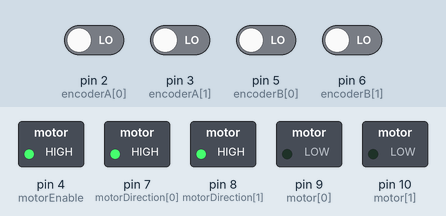
Simulated run of this sketch. Board: Arduino Uno, built with avr-gcc and run on an emulated ATmega328P. Parts: switched loads named in the sketch (green lamp = pin HIGH). The inputs (shaded band) are chosen by the test bench; at power-on: pin 2 (encoderA[0]), pin 3 (encoderA[1]), pin 5 (encoderB[0]), pin 6 (encoderB[1]) LOW.

Above: at 1.2 s.
1.3 s: pin 2 (encoderA[0]) driven HIGH
At 2.2 s:
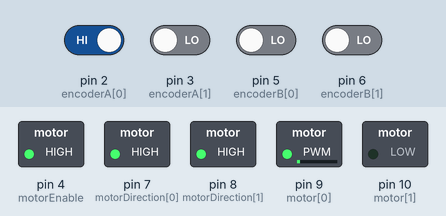
4.3 s: pin 5 (encoderB[0]) driven HIGH
7.3 s: pin 3 (encoderA[1]) driven HIGH
At 7.73 s:
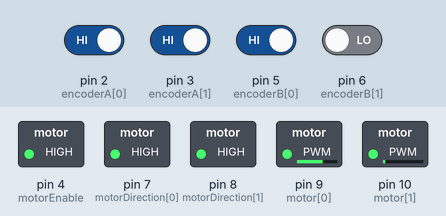
10.3 s: pin 6 (encoderB[1]) driven HIGH
16.3 s: pin 2 (encoderA[0]) driven LOW and pin 5 (encoderB[0]) driven LOW
At 17.3 s:
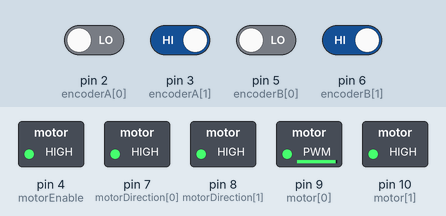
Timing chart, 0 to 18.8 s (numbered marks = the images above; inputs shaded):
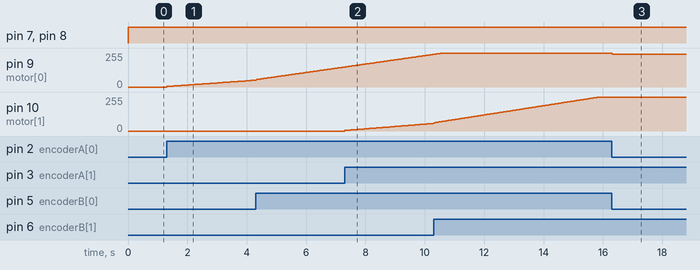

Measured:
- after the input at 1.3 s, pin 9 (motor[0]): moves from 0/255 to 51/255 over 3.0 s, starting at once
- after the input at 7.3 s, pin 10 (motor[1]): moves from 0/255 to 57/255 over 3.0 s, starting at once
- after the input at 16.3 s, pin 9 (motor[0]): 255/255 → 246/255 at once

The sketch:

mp_arduino.ino
```cpp
#ifndef MACRO_DEFAULTS
#define MACRO_DEFAULTS
#define LEFT 0
#define RIGHT 1
#define WHEEL_RADIUS 0.0762 // NOTE: we need the wheel radius to calculate linear vel
#define WIDTH_OF_WHEELBASE 0.3683 // NOTE: we need wheelbase width to calculate angle
#endif


#include <Wire.h>
#include "encoder.hpp"
#include "position.hpp"
#include "pid_movement.hpp"

enum motorState_t: uint8_t {
  NorthEast = 0,
  NorthWest = 1,
  SouthWest = 3,
  SouthEast = 2
};

const uint8_t i2cAddress = 8;
motorState_t motorState = NorthEast;
volatile uint8_t offset;
volatile uint8_t msgLength = 0;
volatile uint8_t instruction[32] = {0};

void setup() {
  Serial.begin(9600);

  // ---------- ENCODER ----------
  encoderSetup();

  // ---------- MOTOR ----------
  pinMode(motorEnable, OUTPUT);
  pinMode(motorDirection[LEFT], OUTPUT);
  pinMode(motorDirection[RIGHT], OUTPUT);
  pinMode(motor[LEFT], OUTPUT);
  pinMode(motor[RIGHT], OUTPUT);

  digitalWrite(motorEnable, HIGH);
  digitalWrite(motorDirection[LEFT], HIGH);
  digitalWrite(motorDirection[RIGHT], HIGH);

  // ---------- I2C ----------
  Wire.begin(i2cAddress);
  Wire.onReceive(receive);
}

void loop() {
  if (msgLength > 0) {
    motorState = instruction[0];
    msgLength = 0;
    Serial.print("We are in the ");
    switch (motorState) {
      case NorthEast: Serial.print("NE (0)"); break;
      case NorthWest: Serial.print("NW (1)"); break;
      case SouthWest: Serial.print("SW (3)"); break;
      case SouthEast: Serial.print("SE (2)"); break;
    }
    Serial.print(" quadrant :)\r\n");
  }

  switch (motorState) {
    case NorthEast:
      desiredPos[LEFT] = 0;
      desiredPos[RIGHT] = 0;
      break;
    case NorthWest:
      desiredPos[LEFT] = 0;
      desiredPos[RIGHT] = PI;
      break;
    case SouthWest:
      desiredPos[LEFT] = PI;
      desiredPos[RIGHT] = PI;
      break;
    case SouthEast:
      desiredPos[LEFT] = PI;
      desiredPos[RIGHT] = 0;
      break;
    default:
      // YOU MESSED UP
      desiredPos[LEFT] = PI*1000;
      desiredPos[RIGHT] = PI*1000;
      break;
  }

  currTime = (float)millis()/1000;
  PIDposControl(LEFT);
  PIDposControl(RIGHT);
  prevTime = currTime;
  delay(5);
}

void receive() {
  // Set the offset, this will always be the first byte.
  offset = Wire.read();

  // If there is information after the offset, it is telling us more about the command.
  while (Wire.available()) {
    instruction[msgLength] = Wire.read();
    msgLength++;
    //reply = (instruction[0]) + 100; //the reply that is sent to the Pi is the length of the original message
  }
}
```

encoder.hpp
```cpp
// (licence header left out)
#ifndef ENCODER_HPP
#define ENCODER_HPP

#include <Arduino.h>

#ifndef MACRO_DEFAULTS
#define MACRO_DEFAULTS
#define LEFT 0
#define RIGHT 1
#define WHEEL_RADIUS 0.0762 // NOTE: we need the wheel radius to calculate linear vel
#define WIDTH_OF_WHEELBASE 0.3683 // NOTE: we need wheelbase width to calculate angle
#endif

void encoderSetup();
void updateEncoder();
long readEncoder(bool);
float countsToRadians(long);
float countsToDistance(long);
void updateLeftEncoder();
void updateRightEncoder();

const uint8_t encoderA[2] = {2,3};
const uint8_t encoderB[2] = {5,6};

// NOTE: DO NOT read encoderPosition directly!
// Use readEncoder() instead
volatile uint8_t encoderState[2] = {0,0};
volatile long encoderPosition[2] = {0,0};

void encoderSetup() {
	pinMode(encoderA[LEFT], INPUT);
	pinMode(encoderB[LEFT], INPUT);
	pinMode(encoderA[RIGHT], INPUT);
	pinMode(encoderB[RIGHT], INPUT);

	if (digitalRead(encoderA[LEFT])) { encoderState[LEFT] |= 4; }
	if (digitalRead(encoderB[LEFT])) { encoderState[LEFT] |= 8; }
	if (digitalRead(encoderA[RIGHT])) { encoderState[RIGHT] |= 4; }
	if (digitalRead(encoderB[RIGHT])) { encoderState[RIGHT] |= 8; }

	attachInterrupt(digitalPinToInterrupt(encoderA[LEFT]), updateLeftEncoder, CHANGE);
	attachInterrupt(digitalPinToInterrupt(encoderA[RIGHT]), updateRightEncoder, CHANGE);
}

void updateEncoder(bool leftOrRight) {
	// Current B | Current A | Old B | Old A
	// mask out unneeded bits
	uint8_t state = encoderState[leftOrRight] & 0b00001100;
	// shift by 2 to account for old states
	state >>= 2;
	// bit2 and bit3 become new encoder positions
	if (digitalRead(encoderA[leftOrRight])) { state |= 0b00000100; }
	if (digitalRead(encoderB[leftOrRight])) { state |= 0b00001000; }

	// switch states modified from Encoder.h, see above
	switch (state) {
		case 1:  case 7:
		case 8:  case 14:
			encoderPosition[leftOrRight]++;
			break;
		case 2:  case 4:
		case 11: case 13:
			encoderPosition[leftOrRight]--;
			break;
		case 3:  case 12:
			encoderPosition[leftOrRight] += 2;
			break;
		case 6:  case 9:
			encoderPosition[leftOrRight] -= 2;
			break;
		default:
			break;
	}
	encoderState[leftOrRight] = state;
}

long readEncoder(bool leftOrRight) {
	// disable interrupts to preserve read precision
	noInterrupts();
	// adjustment on read
	updateEncoder(leftOrRight);
	interrupts();
	return encoderPosition[leftOrRight];
}

float countsToRadians(long counts) {
	return TWO_PI*(float)counts/3200;
}

float countsToDistance(long counts) {
	return WHEEL_RADIUS*countsToRadians(counts);
}

// not possible to put parameters in interrupts,
// this is an easy workaround
void updateLeftEncoder() { updateEncoder(LEFT); }
void updateRightEncoder() { updateEncoder(RIGHT); }

#endif
```

pid_movement.hpp
```cpp
#ifndef PID_MOVEMENT_HPP
#define PID_MOVEMENT_HPP

#include <Arduino.h>
#include "encoder.hpp" // able to read from encoders directly
// but only if you use the second overload and not the first

#ifndef MACRO_DEFAULTS
#define MACRO_DEFAULTS
#define LEFT 0
#define RIGHT 1
#define WHEEL_RADIUS 0.0762 // NOTE: we need the wheel radius to calculate linear vel
#define WIDTH_OF_WHEELBASE 0.3683 // NOTE: we need wheelbase width to calculate angle
#endif

float rad2AngVel(float, float, float, float);
float rad2LinVel(float, float, float, float);
void PIDposControl(bool);

const uint8_t motorDirection[2] = {7,8};
const uint8_t motor[2] = {9,10};
const uint8_t motorEnable = 4;

// Initialize time tracking variables
unsigned long desiredTs = 5;

// Initialize previous and current time for velocity calculation
float prevTime = 0;
float currTime = 0;

// Initialize Feedback parameters
float KpSpeed[2] = {2.8, 2.9};
float KpPos[2] = {25.020, 25.590};
float KiPos[2] = {107.002, 115.247};
float posError[2] = {0,0};
float speedError[2] = {0,0};
float voltage[2] = {0,0};
float desiredSpeed[2] = {0,0};
float actualSpeed[2] = {0,0};
float desiredPos[2] = {0,0};
float actualPos[2] = {0,0};
float prevPos[2] = {0, 0};
float integralError[2] = {0,0};

// Initialize PWM Variables
float batteryVoltage = 8.46;
unsigned int PWM = 0;

float rad2AngVel(float rads1, float time1, float rads2, float time2){
  return (rads2 - rads1) / (time2 - time1);
}

float rad2LinVel(float rads1, float time1, float rads2, float time2){
  return rad2AngVel(rads1,time1,rads2,time2)*WHEEL_RADIUS;
}

void PIDposControl(bool motorChoice){
  // Find actual values
  actualPos[motorChoice] = countsToRadians(readEncoder(motorChoice));
  actualSpeed[motorChoice] = rad2AngVel(prevPos[motorChoice], prevTime, actualPos[motorChoice], currTime);

  // proportional error
  posError[motorChoice] = desiredPos[motorChoice] - actualPos[motorChoice];
  // integral error
  integralError[motorChoice] = integralError[motorChoice] + posError[motorChoice]*((float)desiredTs /1000);
  // find desired speed
  desiredSpeed[motorChoice] = KpPos[motorChoice] * posError[motorChoice] + KiPos[motorChoice] * integralError[motorChoice];
  // speed controller
  speedError[motorChoice] = desiredSpeed[motorChoice] - actualSpeed[motorChoice];
  // voltage output
  voltage[motorChoice] = KpSpeed[motorChoice]*speedError[motorChoice];

  // go backwards if negative voltage
  if(voltage[motorChoice] >= 0){
      digitalWrite(motorDirection[motorChoice], HIGH);
  }
  else {
    digitalWrite(motorDirection[motorChoice], LOW);
  }

  // Wind up control
  if(abs(voltage[motorChoice]) >= batteryVoltage){
    // keep the voltage at or bellow the battery voltage while keeping the sign
    voltage[motorChoice] = batteryVoltage * (voltage[motorChoice]/abs(voltage[motorChoice]));
    // Undo the integration calculation
    integralError[motorChoice] = integralError[motorChoice] - posError[motorChoice]*((float)desiredTs /1000);
  }

  // calculate voltage PWM output
  PWM = 255*abs(voltage[motorChoice])/batteryVoltage;
  analogWrite(motor[motorChoice], min(PWM,255));

  // update postition
  prevPos[motorChoice] = actualPos[motorChoice];
}

#endif
```

position.hpp
```cpp
#ifndef POSITION_HPP
#define POSITION_HPP

#include <Arduino.h>
#include "encoder.hpp" // able to read from encoders directly
// but only if you use the second overload and not the first

#ifndef MACRO_DEFAULTS
#define MACRO_DEFAULTS
#define LEFT 0
#define RIGHT 1
#define WHEEL_RADIUS 0.0762 // NOTE: we need the wheel radius to calculate linear vel
#define WIDTH_OF_WHEELBASE 0.3683 // NOTE: we need wheelbase width to calculate angle
#endif

struct positionData_t {
  float x;
  float y;
  float phi;
};

positionData_t updatePosition(positionData_t, float, float);
positionData_t updatePosition(positionData_t);

positionData_t position = {0, 0 ,0};
float previousDistance[] = {0, 0};

positionData_t updatePosition(positionData_t oldPosition, float deltaPosLeft, float deltaPosRight) {
  positionData_t newPosition;
  // using position-based equations from tutorial
  newPosition.x = oldPosition.x + cos(oldPosition.phi)*(deltaPosLeft+deltaPosRight)/2.0;
  newPosition.y = oldPosition.y + sin(oldPosition.phi)*(deltaPosLeft+deltaPosRight)/2.0;
  newPosition.phi = oldPosition.phi + (deltaPosLeft-deltaPosRight)/WIDTH_OF_WHEELBASE;
  return newPosition; // return struct to contain all 3 variables
}

positionData_t updatePosition(positionData_t oldPosition) {
  positionData_t newPosition;
  float deltaPosLeft = countsToDistance(readEncoder(LEFT)) - previousDistance[LEFT];
  float deltaPosRight = countsToDistance(readEncoder(RIGHT)) - previousDistance[RIGHT];
  // using position-based equations from tutorial
  newPosition.x = oldPosition.x + cos(oldPosition.phi)*(deltaPosLeft+deltaPosRight)/2.0;
  newPosition.y = oldPosition.y + sin(oldPosition.phi)*(deltaPosLeft+deltaPosRight)/2.0;
  newPosition.phi = oldPosition.phi + (deltaPosLeft-deltaPosRight)/WIDTH_OF_WHEELBASE;
  previousDistance[LEFT] = countsToDistance(readEncoder(LEFT));
  previousDistance[RIGHT] = countsToDistance(readEncoder(RIGHT));
  return newPosition; // return struct to contain all 3 variables
}

#endif
```
